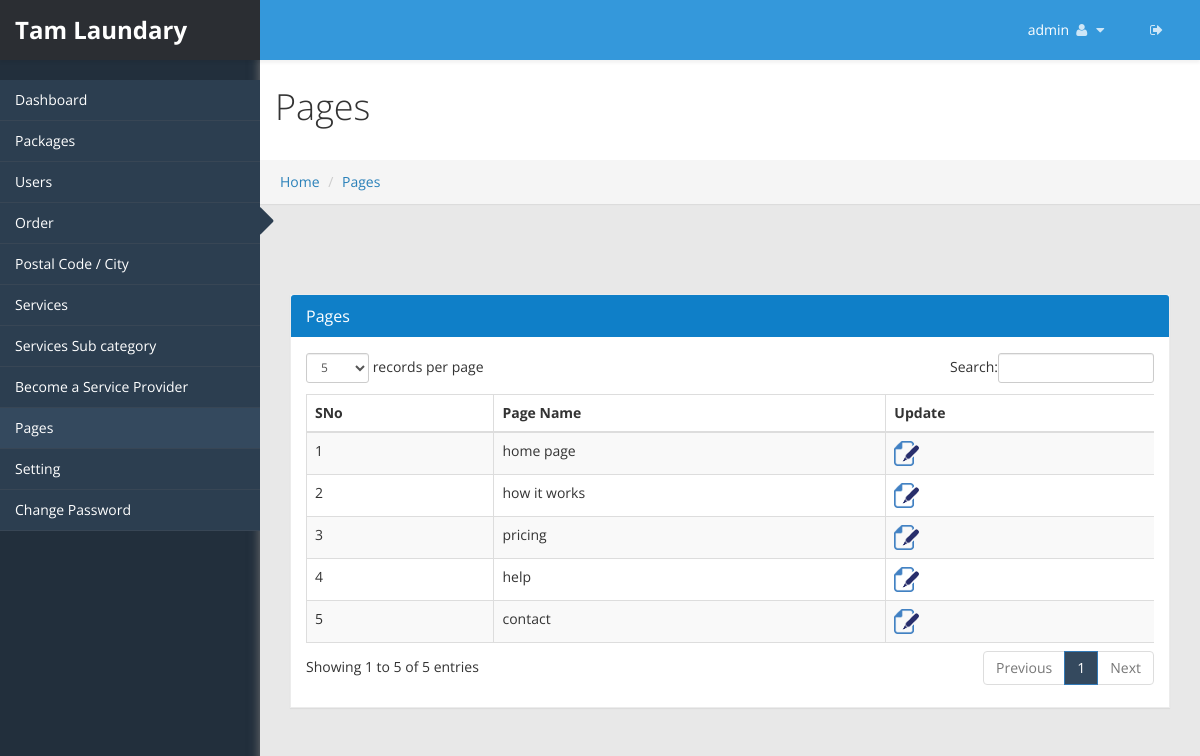
/admincp/pages.php (signed in), run on the app's committed database.
### tables this page shows
CREATE TABLE IF NOT EXISTS `sv_admin_login` (
  `admin_id` int(20) NOT NULL AUTO_INCREMENT,
  `user_name` varchar(255) NOT NULL,
  `password` varchar(255) NOT NULL,
  `email_id` varchar(255) NOT NULL,
  `site_name` varchar(255) NOT NULL,
  `logo` varchar(255) NOT NULL,
  `favicon` varchar(255) NOT NULL,
  `site_desc` varchar(255) NOT NULL,
  `keyword` varchar(255) NOT NULL,
  `site_url` varchar(255) NOT NULL,
  `paypal_id` varchar(250) NOT NULL,
  `currency_mode` varchar(100) NOT NULL,
  `paypal_site_mode` varchar(100) NOT NULL,
  PRIMARY KEY (`admin_id`)
);

CREATE TABLE IF NOT EXISTS `sv_pages` (
  `id` int(25) NOT NULL AUTO_INCREMENT,
  `page_name` varchar(255) NOT NULL,
  `page_content` text NOT NULL,
  PRIMARY KEY (`id`)
);

### admincp/pages.php (the view, shortened to what this page needs)
<!DOCTYPE html>
<html xmlns="http://www.w3.org/1999/xhtml">
<?php include("../connection.php");
?>
<head>
</head>
<body>
    <div id="wrapper">
        <?php include("top_menu.php") ?>
        <?php include("side_menu.php") ?>
        <div id="page-wrapper" >
		  <div class="header">
                        <h1 class="page-header">
                            Pages
                        </h1>
						<ol class="breadcrumb">
					  <li><a href="#">Home</a></li>
					  <li><a href="#">Pages</a></li>
					</ol>
		</div>
            <div id="page-inner">
			    <div class="panel-body">
</div>
            <div id="page-inner">
            <div class="row">
                <div class="col-md-12">
                    <div class="panel panel-default">
                        <div class="panel-heading">
                             Pages
                        </div>
                        <div class="panel-body">
                            <div class="table-responsive">
                                <table class="table table-striped table-bordered table-hover" id="dataTables-example">
                                    <thead>
                                        <tr>
                                            <th>SNo</th>
											<th>Page Name</th>
											<th>Update</th>
                                        </tr>
                                    </thead>
									<tbody>
									<?php
										$sno=0;
										$res=mysqli_query($con, "select * from sv_pages");
										while($row=mysqli_fetch_array($res))
										{
											$sno++;
											$id=$row['id'];
											$page_name=$row['page_name'];
									?>
										<tr>
											<td><?php echo $sno; ?></td>
											<td><?php echo $page_name; ?></td>
											<td><a href="pages.php?id=<?php echo $id;?>"><img src="images/file_edit.png"  alt="update" title="update" ></a></td>
										</tr>
										<?php } ?>
									</tbody>
                                </table>
                            </div>
                        </div>
                    </div>
                </div>
            </div>
                   </div>
    </div>
            </div>
</body>
</html>

### admincp/top_menu.php (shortened to what this page needs)
<?php
 include("../connection.php");
 $res=mysqli_fetch_array(mysqli_query($con, "select * from sv_admin_login"));
	$site_name=mysqli_real_escape_string($con, $res['site_name']);
	$site_url=mysqli_real_escape_string($con, $res['site_url']);
?>
<head>
    <link href="css/bootstrap.css" rel="stylesheet" />
    <link href="css/font-awesome.css" rel="stylesheet" />
    <link href="css/custom-styles.css" rel="stylesheet" />
    <link href="js/dataTables/dataTables.bootstrap.css" rel="stylesheet" />
	    <link href="css/style.css" rel="stylesheet" />
    <link rel="stylesheet" href="js/Lightweight-Chart/cssCharts.css">
	    <link href="css/style.css" rel="stylesheet" />
		<link href="http://www.jqueryscript.net/css/jquerysctipttop.css" rel="stylesheet" type="text/css">
<link rel="stylesheet" type="text/css" href="css/livegraph.css" />
</head>
<?php
if(!isset($_SESSION['user_nam']))
	header("Location:index.php");
else
{
	$user_name=mysqli_real_escape_string($con, $_SESSION['user_nam']);
	$res=mysqli_fetch_array(mysqli_query($con,"select * from sv_admin_login where user_name='$user_name'"));
	$uname=mysqli_real_escape_string($con, $res['user_name']);
	$site_name=mysqli_real_escape_string($con, $res['site_name']);
}
?>
<nav class="navbar navbar-default top-navbar" role="navigation">
            <div class="navbar-header">
                <a class="navbar-brand" href="<?php echo $site_url;?>"><strong><?php echo $site_name; ?></strong></a>
            </div>
            <ul class="nav navbar-top-links navbar-right">
                 <li class="dropdown">
                    <a class="dropdown-toggle" data-toggle="dropdown" href="#" aria-expanded="false">
					<span><?php echo $uname;?></span>
                        <i class="fa fa-user fa-fw"></i> <i class="fa fa-caret-down"></i>
                    </a>
                </li>
			 <li class="dropdown">
                    <a href="logout.php">
                        <i class="fa fa-sign-out" aria-hidden="true"></i>
                    </a>
                </li>
			</ul>
        </nav>

### admincp/css/custom-styles.css (style rules this page uses)
body { font-family: 'Open Sans', sans-serif; background: #222f3c; }
#wrapper { width: 100%; }
#page-wrapper { padding: 15px 15px; min-height: 600px; background: #E8E8E8; }
#page-inner { width:100%; margin:10px 20px 10px 0px; background-color:transparent; padding: 15px 15px; min-height:1200px; }
h1, .h1, h2, .h2, h3, .h3 { margin-top: 7px; }
body { overflow-x:hidden; }
.panel { border-radius:0px; }
.top-navbar { position: fixed; width: 100%; z-index: 300; -webkit-box-shadow: 0 3px 3px rgba(0, 0, 0, 0.05); -moz-box-shadow: 0 3px 3px rgba(0, 0, 0, 0.05); box-shadow: 0 3px 3px rgba(0, 0, 0, 0.05); }
#page-wrapper { position: relative; top: 55px; box-shadow: 0 0 10px #757575; -moz-box-shadow: 0 0 10px #757575; -webkit-box-shadow: 0 0 10px #757575; }
.breadcrumb { padding: 12px 10px 12px 20px; margin-bottom: 20px; list-style: none; border-radius: 0; -webkit-box-shadow: 0 1px 1px rgba(0,0,0,.05); box-shadow: 0 1px 1px rgba(0,0,0,.05); }
.page-header { padding-bottom: 9px; margin: 0; border-bottom: 1px solid transparent; text-align: left;background-color: #fff;padding: 32px 22px 32px 15px; font-weight:300; }
.panel-default { border-color: #ECECEC; }
.panel-default > .panel-heading { color: #FFF; border-color: #FFF; background: #0f7fc8; font-size: 16px; text-shadow: none; }
.panel-heading { border-bottom: 1px solid transparent; border-top-left-radius: 3px; border-top-right-radius: 3px; }
.top-navbar { margin:0px; padding:0px 30px 0 0; }
.top-navbar .navbar-brand { color: #fff; width: 260px; text-align: left; height: 60px; font-size: 24px; font-weight: 700; line-height: 30px; background: #2980b9; }
.top-navbar .nav > li { position: relative; display: inline-block; margin: 0px; padding: 0px; }
.top-navbar .nav > li > a { position: relative; display: block; padding: 20px; color: #FFFFFF; margin: 0px; }
.top-navbar { background: #3498db; border-bottom:none; }
.top-navbar .nav > li > a > i { margin-right: 2px; }
.navbar-default { border:0px solid black; }
.navbar-header { background: transparent; }
.nav > li > a > i { margin-right:10px; color: rgba(255, 255, 255, 0.76); }
@media (min-width:768px) { #page-wrapper { margin: 0 0 0 260px; padding: 0; min-height: 1200px; } }
@media (min-width:768px) { .navbar { border-radius: 0px; } }

### admincp/css/livegraph.css (style rules this page uses)
table { border-collapse: collapse; }
table, th, td { border: 1px solid black; padding: 4px; }

### data on the page
sv_admin_login: site_name "Tam Laundary", user_name "admin"
sv_pages: page_name "home page"
sv_pages: page_name "how it works"
sv_pages: page_name "pricing"
sv_pages: page_name "help"
sv_pages: page_name "contact"
